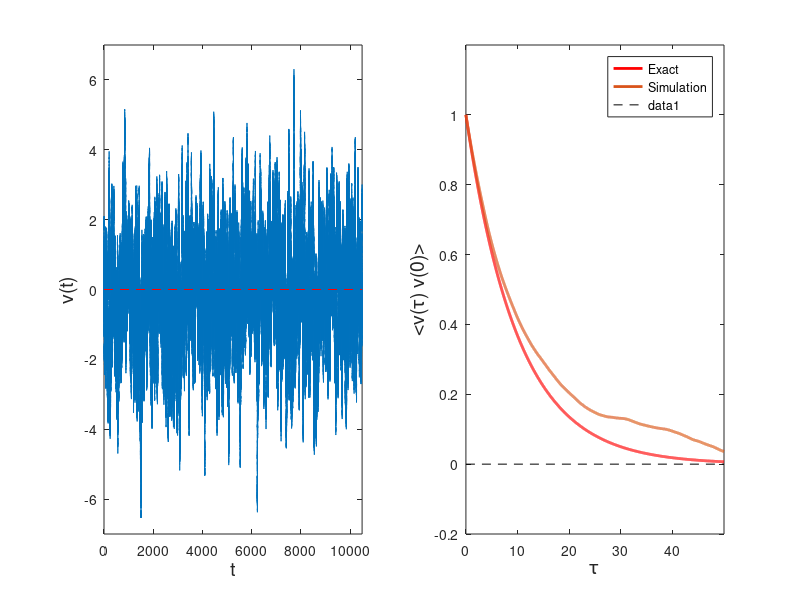

This figure's MATLAB source:
%**************************************************************************
%*     Exercise 18.3                                                      *
%*     filename: ch18pr03.m                                               *
%*     program listing number: 18.3                                       *
%*                                                                        *
%*     This program calculates temporal autocorrelation of velocity of    *
%*     one-dimensional Brownian particles.                                *
%*                                                                        *
%*     Programed by Ryoichi Kawai for Computational Physics Course.       *
%*     Last modification:  03/26/2017.                                    *
%**************************************************************************
close all
clc

% system parameters
m=1;  % mass
gamma=0.1/m; % friction
T=2; % temperature
w=sqrt(2*gamma*T)/m;

% control parameters
N=2^20; % number of data points
dt=0.01;
ds=sqrt(dt)*w;

% initial conditions
x(1)=0; % initial position
v(1)=1; % initial velocity

% random number
g=randn(N,1);

% solve Langevin Eq.
for i=1:N-1
    % Euler step
    x(i+1)=x(i)+v(i)*dt;
    v(i+1)=v(i)-gamma*v(i)*dt+g(i)*ds;
    %Heun step
    x(i+1)=x(i)+(v(i)+v(i+1))*dt/2;
    v(i+1)=v(i)-gamma*(v(i)+v(i+1))*dt/2+g(i)*ds;
end

% velocity autocorrelation
z=fft(v);
y=abs(z).^2;
vc=ifft(y)/N;
vc=vc/vc(1);
t=[0:N-1]*dt;
vx=exp(-gamma*t);

subplot(1,2,1)
p=plot(t,v);
hold on
p=plot([1,t(N)],[0,0],'--');
set(p,'color','red')
xlabel('t','fontsize',14)
ylabel('v(t)','fontsize',14)
axis([t(1) t(N) -7 7])
hold off

subplot(1,2,2)
nc=floor(50/dt);
p=plot(t(1:nc),vx(1:nc));
set(p,'linewidth',2,'color','red')
hold on
p=plot(t(1:nc),vc(1:nc));
set(p,'linewidth',2)
legend('Exact','Simulation');
legend('location','northeast')
xlabel('\tau','fontsize',14)
ylabel('<v(\tau) v(0)>','fontsize',14)
axis([0 t(nc) -0.2 1.2])
p=plot([0,t(nc)],[0,0],'--');
set(p,'color','black')
hold off